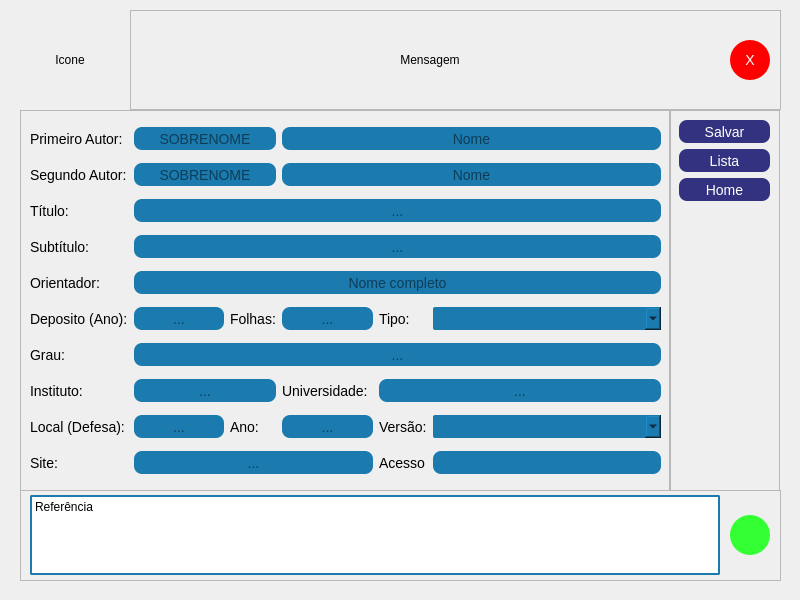
     <widget class="QWidget" name="page_sistema_tese">
      <widget class="QFrame" name="frame_tese_principal">
       <property name="geometry">
        <rect>
         <x>10</x>
         <y>10</y>
         <width>781</width>
         <height>581</height>
        </rect>
       </property>
       <property name="frameShape">
        <enum>QFrame::NoFrame</enum>
       </property>
       <property name="frameShadow">
        <enum>QFrame::Plain</enum>
       </property>
       <widget class="QLabel" name="label_icon_tese">
        <property name="geometry">
         <rect>
          <x>10</x>
          <y>0</y>
          <width>100</width>
          <height>100</height>
         </rect>
        </property>
        <property name="text">
         <string>Icone</string>
        </property>
        <property name="alignment">
         <set>Qt::AlignCenter</set>
        </property>
       </widget>
       <widget class="QFrame" name="frame_tese_msg">
        <property name="geometry">
         <rect>
          <x>120</x>
          <y>0</y>
          <width>651</width>
          <height>100</height>
         </rect>
        </property>
        <property name="styleSheet">
         <string notr="true">QLabel {
	border-radius: 2px;
}</string>
        </property>
        <property name="frameShape">
         <enum>QFrame::StyledPanel</enum>
        </property>
        <property name="frameShadow">
         <enum>QFrame::Raised</enum>
        </property>
        <widget class="QLabel" name="label_tese_msg">
         <property name="geometry">
          <rect>
           <x>15</x>
           <y>35</y>
           <width>570</width>
           <height>30</height>
          </rect>
         </property>
         <property name="text">
          <string>Mensagem</string>
         </property>
         <property name="alignment">
          <set>Qt::AlignCenter</set>
         </property>
        </widget>
        <widget class="QPushButton" name="pushButton_tese_fechar_msg">
         <property name="geometry">
          <rect>
           <x>600</x>
           <y>30</y>
           <width>40</width>
           <height>40</height>
          </rect>
         </property>
         <property name="styleSheet">
          <string notr="true">QPushButton{
	background-color: rgb(255, 0, 0);
	border-radius: 20px;
	font-size: 14px;
	color: white;
}</string>
         </property>
         <property name="text">
          <string>X</string>
         </property>
        </widget>
       </widget>
       <widget class="QFrame" name="frame_tese_cadastro">
        <property name="geometry">
         <rect>
          <x>10</x>
          <y>100</y>
          <width>651</width>
          <height>381</height>
         </rect>
        </property>
        <property name="styleSheet">
         <string notr="true">QLabel {
	font-family: 'Candara', Arial, sans-serif;
	font-size: 14px;
}
QLineEdit {
	font-family: 'Candara', Arial, sans-serif;
	font-size: 14px;
	background-color: rgb(27, 122, 174);
	border-radius: 8px;
	height: 23px;
}
QPushButton {
	font-family: 'Candara', Arial, sans-serif;
	font-size: 14px;
	background-color: rgb(51, 50, 128);
	border-radius: 8px;
	height: 23px;
	color: rgb(255, 255, 255);
}
QComboBox{
	font-family: 'Candara', Arial, sans-serif;
	font-size: 14px;
	background-color: rgb(27, 122, 174);
	border-radius: 2px;
	height: 23px;
}
QComboBox QAbstractItemView {
	background-color: rgb(27, 122, 174);
	color: white
}</string>
        </property>
        <property name="frameShape">
         <enum>QFrame::StyledPanel</enum>
        </property>
        <property name="frameShadow">
         <enum>QFrame::Raised</enum>
        </property>
        <layout class="QGridLayout" name="gridLayout_5">
         <item row="5" column="0">
          <widget class="QLabel" name="label_tese_ano_deposito">
           <property name="text">
            <string>Deposito (Ano):</string>
           </property>
          </widget>
         </item>
         <item row="2" column="0">
          <widget class="QLabel" name="label_tese_titulo">
           <property name="text">
            <string>Título:</string>
           </property>
          </widget>
         </item>
         <item row="0" column="0">
          <widget class="QLabel" name="label_tese_p_autor">
           <property name="text">
            <string>Primeiro Autor:</string>
           </property>
          </widget>
         </item>
         <item row="0" column="3" colspan="3">
          <widget class="QLineEdit" name="lineEdit_tese_nome_p_autor">
           <property name="alignment">
            <set>Qt::AlignCenter</set>
           </property>
           <property name="placeholderText">
            <string>Nome</string>
           </property>
          </widget>
         </item>
         <item row="3" column="0">
          <widget class="QLabel" name="label_tese_subtitulo">
           <property name="text">
            <string>Subtítulo:</string>
           </property>
          </widget>
         </item>
         <item row="2" column="1" colspan="5">
          <widget class="QLineEdit" name="lineEdit_tese_titulo">
           <property name="alignment">
            <set>Qt::AlignCenter</set>
           </property>
           <property name="placeholderText">
            <string>...</string>
           </property>
          </widget>
         </item>
         <item row="0" column="1" colspan="2">
          <widget class="QLineEdit" name="lineEdit_tese_sobrenome_p_autor">
           <property name="alignment">
            <set>Qt::AlignCenter</set>
           </property>
           <property name="placeholderText">
            <string>SOBRENOME</string>
           </property>
          </widget>
         </item>
         <item row="3" column="1" colspan="5">
          <widget class="QLineEdit" name="lineEdit_tese_subtitulo">
           <property name="alignment">
            <set>Qt::AlignCenter</set>
           </property>
           <property name="placeholderText">
            <string>...</string>
           </property>
          </widget>
         </item>
         <item row="7" column="0">
          <widget class="QLabel" name="label_tese_instituto">
           <property name="text">
            <string>Instituto:</string>
           </property>
          </widget>
         </item>
         <item row="1" column="0">
          <widget class="QLabel" name="label_tese_s_autor">
           <property name="text">
            <string>Segundo Autor:</string>
           </property>
          </widget>
         </item>
         <item row="1" column="1" colspan="2">
          <widget class="QLineEdit" name="lineEdit_tese_sobrenome_s_autor">
           <property name="alignment">
            <set>Qt::AlignCenter</set>
           </property>
           <property name="placeholderText">
            <string>SOBRENOME</string>
           </property>
          </widget>
         </item>
         <item row="4" column="0">
          <widget class="QLabel" name="label_tese_orientador">
           <property name="text">
            <string>Orientador:</string>
           </property>
          </widget>
         </item>
         <item row="1" column="3" colspan="3">
          <widget class="QLineEdit" name="lineEdit_tese_nome_s_autor">
           <property name="alignment">
            <set>Qt::AlignCenter</set>
           </property>
           <property name="placeholderText">
            <string>Nome</string>
           </property>
          </widget>
         </item>
         <item row="6" column="1" colspan="5">
          <widget class="QLineEdit" name="lineEdit_tese_grau">
           <property name="alignment">
            <set>Qt::AlignCenter</set>
           </property>
           <property name="placeholderText">
            <string>...</string>
           </property>
          </widget>
         </item>
         <item row="6" column="0">
          <widget class="QLabel" name="label_tese_grau">
           <property name="text">
            <string>Grau:</string>
           </property>
          </widget>
         </item>
         <item row="10" column="1" colspan="3">
          <widget class="QLineEdit" name="lineEdit_tese_site">
           <property name="alignment">
            <set>Qt::AlignCenter</set>
           </property>
           <property name="placeholderText">
            <string>...</string>
           </property>
          </widget>
         </item>
         <item row="10" column="0">
          <widget class="QLabel" name="label_tese_site">
           <property name="text">
            <string>Site:</string>
           </property>
          </widget>
         </item>
         <item row="5" column="1">
          <widget class="QLineEdit" name="lineEdit_tese_ano_deposito">
           <property name="alignment">
            <set>Qt::AlignCenter</set>
           </property>
           <property name="placeholderText">
            <string>...</string>
           </property>
          </widget>
         </item>
         <item row="10" column="4">
          <widget class="QLabel" name="label_tese_data_acesso">
           <property name="text">
            <string>Acesso</string>
           </property>
          </widget>
         </item>
         <item row="4" column="1" colspan="5">
          <widget class="QLineEdit" name="lineEdit_tese_orientador">
           <property name="alignment">
            <set>Qt::AlignCenter</set>
           </property>
           <property name="placeholderText">
            <string>Nome completo</string>
           </property>
          </widget>
         </item>
         <item row="5" column="5">
          <widget class="QComboBox" name="comboBox_tese_tipo_trabalho">
           <item>
            <property name="text">
             <string/>
            </property>
           </item>
           <item>
            <property name="text">
             <string>Tese</string>
            </property>
           </item>
           <item>
            <property name="text">
             <string>Dissertação</string>
            </property>
           </item>
           <item>
            <property name="text">
             <string>Trabalho de Conclusão de Curso</string>
            </property>
           </item>
          </widget>
         </item>
         <item row="5" column="4">
          <widget class="QLabel" name="label_tese_tipo_trabalho">
           <property name="text">
            <string>Tipo:</string>
           </property>
          </widget>
         </item>
         <item row="5" column="2">
          <widget class="QLabel" name="label_tese_total_folhas">
           <property name="text">
            <string>Folhas:</string>
           </property>
          </widget>
         </item>
         <item row="5" column="3">
          <widget class="QLineEdit" name="lineEdit_tese_total_folhas">
           <property name="alignment">
            <set>Qt::AlignCenter</set>
           </property>
           <property name="placeholderText">
            <string>...</string>
           </property>
          </widget>
         </item>
         <item row="7" column="3">
          <widget class="QLabel" name="label_tese_universidade">
           <property name="text">
            <string>Universidade:</string>
           </property>
          </widget>
         </item>
         <item row="7" column="1" colspan="2">
          <widget class="QLineEdit" name="lineEdit_tese_instituto">
           <property name="alignment">
            <set>Qt::AlignCenter</set>
           </property>
           <property name="placeholderText">
            <string>...</string>
           </property>
          </widget>
         </item>
         <item row="7" column="4" colspan="2">
          <widget class="QLineEdit" name="lineEdit_tese_universidade">
           <property name="alignment">
            <set>Qt::AlignCenter</set>
           </property>
           <property name="placeholderText">
            <string>...</string>
           </property>
          </widget>
         </item>
         <item row="8" column="0">
          <widget class="QLabel" name="label_tese_local_defesa">
           <property name="text">
            <string>Local (Defesa):</string>
           </property>
          </widget>
         </item>
         <item row="8" column="1">
          <widget class="QLineEdit" name="lineEdit_tese_local_defesa">
           <property name="alignment">
            <set>Qt::AlignCenter</set>
           </property>
           <property name="placeholderText">
            <string>...</string>
           </property>
          </widget>
         </item>
         <item row="8" column="2">
          <widget class="QLabel" name="label_tese_ano_defesa">
           <property name="text">
            <string>Ano:</string>
           </property>
          </widget>
         </item>
         <item row="8" column="3">
          <widget class="QLineEdit" name="lineEdit_tese_ano_defesa">
           <property name="alignment">
            <set>Qt::AlignCenter</set>
           </property>
           <property name="placeholderText">
            <string>...</string>
           </property>
          </widget>
         </item>
         <item row="8" column="4">
          <widget class="QLabel" name="label_tese_versao">
           <property name="text">
            <string>Versão:</string>
           </property>
          </widget>
         </item>
         <item row="8" column="5">
          <widget class="QComboBox" name="comboBox_tese_versao">
           <item>
            <property name="text">
             <string/>
            </property>
           </item>
           <item>
            <property name="text">
             <string>Físico</string>
            </property>
           </item>
           <item>
            <property name="text">
             <string>Digital</string>
            </property>
           </item>
          </widget>
         </item>
         <item row="10" column="5">
          <widget class="QLineEdit" name="lineEdit_tese_acesso"/>
         </item>
        </layout>
       </widget>
       <widget class="QFrame" name="frame_tese_referencia">
        <property name="geometry">
         <rect>
          <x>10</x>
          <y>480</y>
          <width>761</width>
          <height>91</height>
         </rect>
        </property>
        <property name="styleSheet">
         <string notr="true">QLabel {
	background-color: rgb(255, 255, 255);
	border: 2px solid rgb(27, 122, 174);
	border-radius: 2px;
	color: rgb(0, 0, 0);
}</string>
        </property>
        <property name="frameShape">
         <enum>QFrame::StyledPanel</enum>
        </property>
        <property name="frameShadow">
         <enum>QFrame::Raised</enum>
        </property>
        <widget class="QPushButton" name="pushButton_tese_limpar_referencia">
         <property name="geometry">
          <rect>
           <x>710</x>
           <y>25</y>
           <width>40</width>
           <height>40</height>
          </rect>
         </property>
         <property name="styleSheet">
          <string notr="true">QPushButton{
	background-color: rgb(51, 255, 51);
	border-radius: 20px;
	font-size: 14px;
	color: white;
}</string>
         </property>
         <property name="text">
          <string/>
         </property>
        </widget>
        <widget class="QLabel" name="label_tese_referencia">
         <property name="geometry">
          <rect>
           <x>10</x>
           <y>5</y>
           <width>690</width>
           <height>80</height>
          </rect>
         </property>
         <property name="text">
          <string>Referência</string>
         </property>
         <property name="alignment">
          <set>Qt::AlignLeading|Qt::AlignLeft|Qt::AlignTop</set>
         </property>
        </widget>
       </widget>
       <widget class="QFrame" name="frame_tese_botoes">
        <property name="geometry">
         <rect>
          <x>659</x>
          <y>100</y>
          <width>111</width>
          <height>381</height>
         </rect>
        </property>
        <property name="styleSheet">
         <string notr="true">QPushButton {
	font-family: 'Candara', Arial, sans-serif;
	font-size: 14px;
	background-color: rgb(51, 50, 128);
	border-radius: 8px;
	height: 23px;
	color: rgb(255, 255, 255);
}</string>
        </property>
        <property name="frameShape">
         <enum>QFrame::StyledPanel</enum>
        </property>
        <property name="frameShadow">
         <enum>QFrame::Raised</enum>
        </property>
        <layout class="QGridLayout" name="gridLayout_6">
         <item row="7" column="0">
          <spacer name="verticalSpacer_3">
           <property name="orientation">
            <enum>Qt::Vertical</enum>
           </property>
           <property name="sizeHint" stdset="0">
            <size>
             <width>20</width>
             <height>40</height>
            </size>
           </property>
          </spacer>
         </item>
         <item row="2" column="0">
          <widget class="QPushButton" name="pushButton_tese_home">
           <property name="text">
            <string>Home</string>
           </property>
          </widget>
         </item>
         <item row="0" column="0">
          <widget class="QPushButton" name="pushButton_tese_salvar">
           <property name="text">
            <string>Salvar</string>
           </property>
          </widget>
         </item>
         <item row="1" column="0">
          <widget class="QPushButton" name="pushButton_tese_lista">
           <property name="text">
            <string>Lista</string>
           </property>
          </widget>
         </item>
        </layout>
       </widget>
      </widget>
     </widget>
